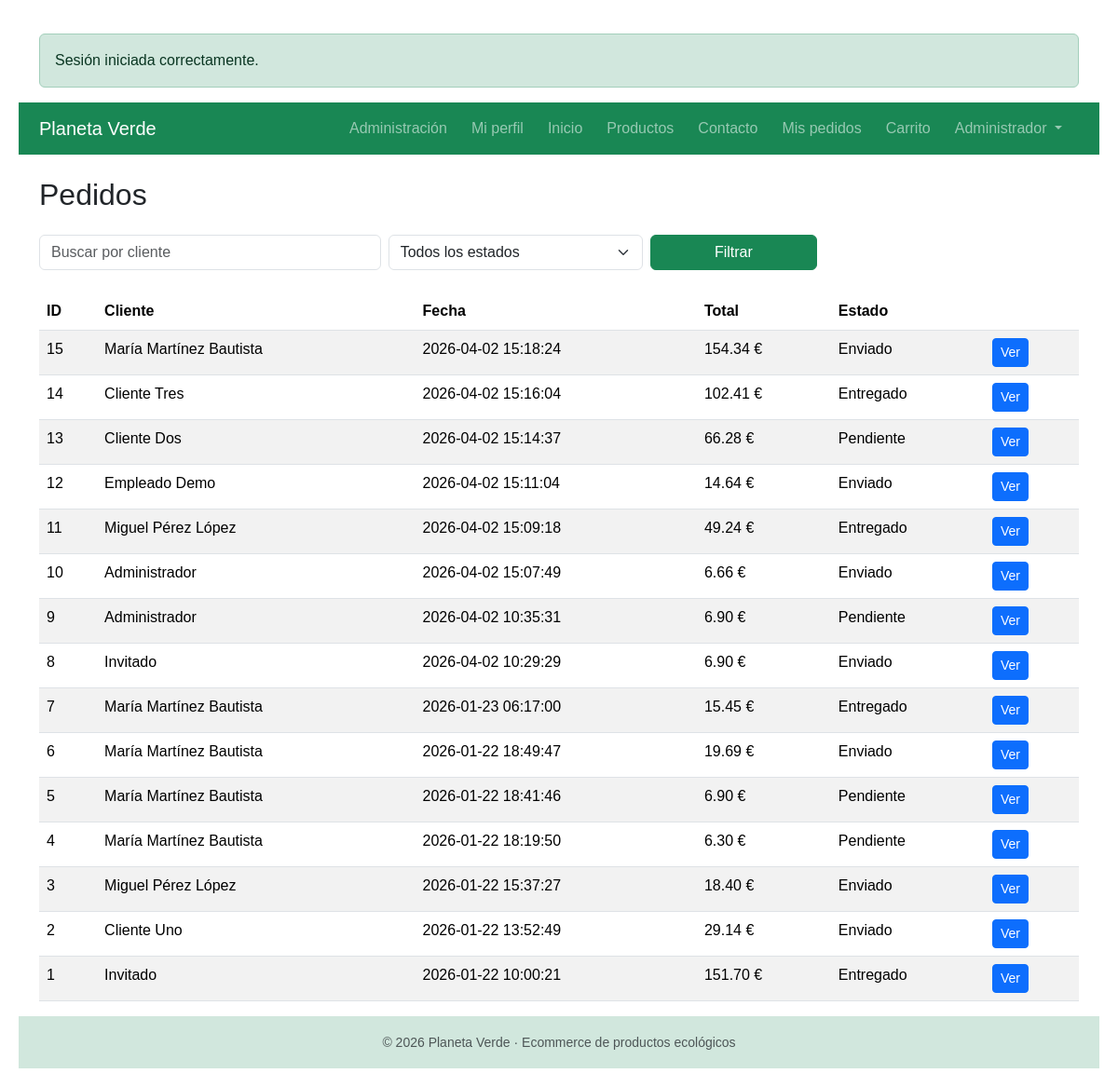
The page /index.php?controller=pedido&action=admin (signed in) on the database its author committed.
### tables this page shows
CREATE TABLE `pedidos` (
  `id_pedido` int(11) NOT NULL,
  `id_usuario` int(11) DEFAULT NULL,
  `created_at` timestamp NOT NULL DEFAULT current_timestamp(),
  `estado` enum('pendiente','enviado','entregado') NOT NULL DEFAULT 'pendiente',
  `total` decimal(10,2) NOT NULL,
  `activo` tinyint(1) NOT NULL DEFAULT 1
);

CREATE TABLE `usuarios` (
  `id_usuario` int(11) NOT NULL,
  `nombre` varchar(100) NOT NULL,
  `dni` varchar(20) DEFAULT NULL,
  `email` varchar(150) NOT NULL,
  `password` varchar(255) NOT NULL,
  `rol` enum('cliente','empleado','admin') NOT NULL DEFAULT 'cliente',
  `activo` tinyint(1) NOT NULL DEFAULT 1,
  `created_at` timestamp NOT NULL DEFAULT current_timestamp()
);

### controllers/PedidoController.php (called while the page is built, shortened)
<?php
require_once __DIR__ . '/../models/Pedido.php';
class PedidoController
{
    public function admin()
    {
        $q = trim($_GET['q'] ?? '');
        $estado = $_GET['estado'] ?? '';
        if ($q !== '' || $estado !== '') {
            $pedidos = Pedido::filtrarAdmin($q, $estado);
        } else {
            $pedidos = Pedido::getAllAdmin();
        }
        require_once __DIR__ . '/../views/admin/pedidos.php';
    }
}

### index.php (called while the page is built, shortened)
<?php
$action     = $_GET['action'] ?? 'index';
$controllerObject = new $controllerName();
$controllerObject->$action();

### models/Pedido.php (called while the page is built, shortened)
<?php
class Pedido
{
    public static function getAllAdmin()
    {
        $pdo = get_conexion();
        $sql = "
        SELECT
            p.id_pedido,
            p.created_at,
            p.total,
            p.estado,
            u.nombre AS cliente
        FROM pedidos p
        LEFT JOIN usuarios u ON p.id_usuario = u.id_usuario
        ORDER BY p.created_at DESC
    ";
        $stmt = $pdo->prepare($sql);
        $stmt->execute();
        return $stmt->fetchAll(PDO::FETCH_ASSOC);
    }
}

### views/admin/pedidos.php (the view, shortened to what this page needs)
<?php require_once __DIR__ . '/../partials/header.php'; ?>
<?php require_once __DIR__ . '/../partials/navbar.php'; ?>
<main class="container">
    <h2 class="my-4">Pedidos</h2>
    <form method="get" class="row g-2 mb-4">
        <div class="col-md-4">
            <input type="search"
                name="q"
                class="form-control"
                placeholder="Buscar por cliente"
                value="<?= htmlspecialchars($_GET['q'] ?? '') ?>">
        </div>
        <div class="col-md-3">
            <select name="estado" class="form-select">
                <option value="">Todos los estados</option>
            </select>
        </div>
        <div class="col-md-2">
            <button class="btn btn-success w-100">Filtrar</button>
        </div>
    </form>
    <table class="table table-striped">
        <thead>
            <tr>
                <th>ID</th>
                <th>Cliente</th>
                <th>Fecha</th>
                <th>Total</th>
                <th>Estado</th>
                <th></th>
            </tr>
        </thead>
        <tbody>
            <?php foreach ($pedidos as $p): ?>
                <tr>
                    <td><?= $p['id_pedido'] ?></td>
                    <td><?= htmlspecialchars($p['cliente'] ?? 'Invitado') ?></td>
                    <td><?= $p['created_at'] ?></td>
                    <td><?= number_format($p['total'], 2) ?> €</td>
                    <td><?= ucfirst($p['estado']) ?></td>
                    <td>
                        <a href="index.php?controller=pedido&action=ver&id=<?= $p['id_pedido'] ?>"
                            class="btn btn-sm btn-primary">
                            Ver
                        </a>
                    </td>
                </tr>
            <?php endforeach; ?>
        </tbody>
    </table>
</main>
<?php require_once __DIR__ . '/../partials/footer.php'; ?>

### public/css/estilos.css (style rules this page uses)
body { font-family: Arial, sans-serif; margin: 20px; }

### rows shown on the page
pedidos: id_pedido "15", id_usuario.nombre "María Martínez Bautista", created_at "2026-04-02 15:18:24", total "154.34", estado "Enviado"
pedidos: id_pedido "14", id_usuario.nombre "Cliente Tres", created_at "2026-04-02 15:16:04", total "102.41", estado "Entregado"
pedidos: id_pedido "13", id_usuario.nombre "Cliente Dos", created_at "2026-04-02 15:14:37", total "66.28", estado "Pendiente"
pedidos: id_pedido "12", id_usuario.nombre "Empleado Demo", created_at "2026-04-02 15:11:04", total "14.64", estado "Enviado"
pedidos: id_pedido "11", id_usuario.nombre "Miguel Pérez López", created_at "2026-04-02 15:09:18", total "49.24", estado "Entregado"
pedidos: id_pedido "10", id_usuario.nombre "Administrador", created_at "2026-04-02 15:07:49", total "6.66", estado "Enviado"
pedidos: id_pedido "9", id_usuario.nombre "Administrador", created_at "2026-04-02 10:35:31", total "6.90", estado "Pendiente"
pedidos: id_pedido "8", cliente "Invitado", created_at "2026-04-02 10:29:29", total "6.90", estado "Enviado"
pedidos: id_pedido "7", id_usuario.nombre "María Martínez Bautista", created_at "2026-01-23 06:17:00", total "15.45", estado "Entregado"
pedidos: id_pedido "6", id_usuario.nombre "María Martínez Bautista", created_at "2026-01-22 18:49:47", total "19.69", estado "Enviado"
pedidos: id_pedido "5", id_usuario.nombre "María Martínez Bautista", created_at "2026-01-22 18:41:46", total "6.90", estado "Pendiente"
pedidos: id_pedido "4", id_usuario.nombre "María Martínez Bautista", created_at "2026-01-22 18:19:50", total "6.30", estado "Pendiente"
pedidos: id_pedido "3", id_usuario.nombre "Miguel Pérez López", created_at "2026-01-22 15:37:27", total "18.40", estado "Enviado"
pedidos: id_pedido "2", id_usuario.nombre "Cliente Uno", created_at "2026-01-22 13:52:49", total "29.14", estado "Enviado"
pedidos: id_pedido "1", cliente "Invitado", created_at "2026-01-22 10:00:21", total "151.70", estado "Entregado"

### other values the page prints
$flash['mensaje'] "Sesión iniciada correctamente."
$_SESSION['usuario']['nombre'] "Administrador"
